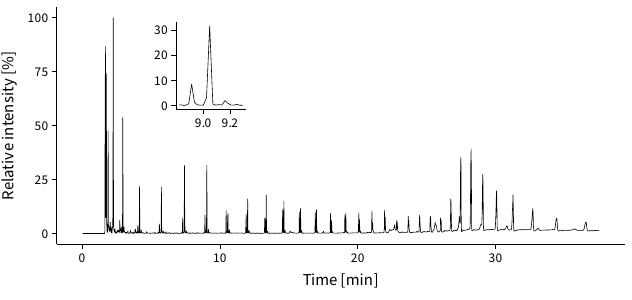

This figure's R source:
setwd("~/Documents/PhD/Thesis/")

library(ggplot2)
library(cowplot)
library(envalysis)
library(data.table)

trace <- fread("proposal/pyrogram.csv")
trace[, Rel := Intensity / max(Intensity)]


compl <- ggplot(trace, aes(Time, Rel * 100)) +
  geom_line(size = .2) +
  xlab('Time [min]') + ylab('Relative intensity [%]') +
  theme_publish(base_family = "Source Sans Pro")
pip <- ggplot(trace[Time %between% c(8.8,9.3)], aes(Time, Rel * 100)) +
  geom_line(size = .2) +
  ylab("") +
  scale_x_continuous(breaks = c(9,9.2), name = "") +
  theme_publish(base_family = "Source Sans Pro")

ggdraw() +
  draw_plot(compl) +
  draw_plot(pip, 0.20, 0.45, 0.2, 0.5)
ggsave('proposal/pyrogram.pdf', scale = 1.5, width = 4.21342,
       height = 2, unit = 'in', device = cairo_pdf)

